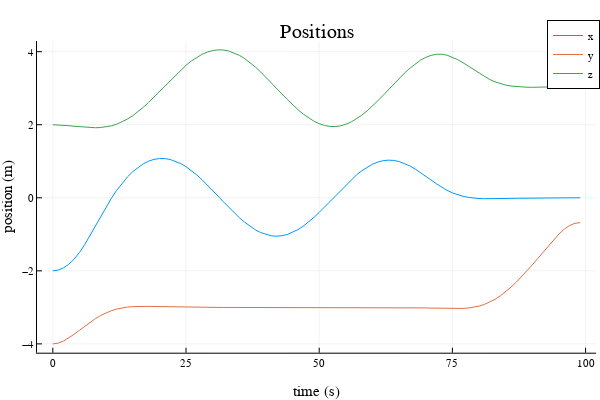
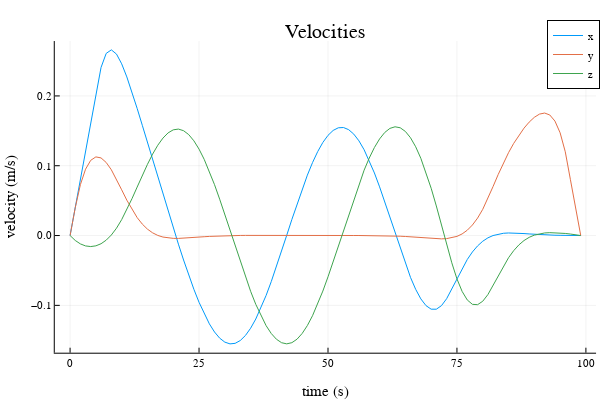
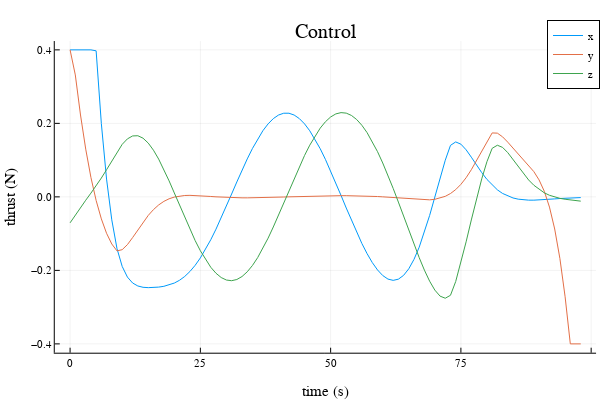

Source (notebook cell) for these figures, in order:
### Markdown cell above
## Part C: Convex Trajectory Optimization (15 pts)

Now we are going to assume that we have a perfect model (assume there is no sim to real gap), and that we have a perfect state estimate. With this, we are going to solve our control problem as a convex trajectory optimization problem. 

$$ \begin{align} \min_{x_{1:N},u_{1:N-1}} \quad & \sum_{i=1}^{N-1} \bigg[ \frac{1}{2} (x_i - x_{ref, i})^TQ(x_i - x_{ref, i}) + \frac{1}{2} u_i^TRu_i \bigg] + \frac{1}{2}(x_N- x_{ref, N})^TQ_f
(x_N- x_{ref, N})\\ 
 \text{st} \quad & x_1 = x_{\text{IC}} \\ 
 & x_{i+1} = A x_i + Bu_i \quad \text{for } i = 1,2,\ldots,N-1  \\ 
 & u_{min} \leq u_i \leq u_{max} \quad \text{for } i = 1,2,\ldots,N-1 \\
 & x_i[2] \leq x_{goal} [2]\quad \text{for } i = 1,2,\ldots,N \\ 
 & x_N = x_{goal}
 \end{align}$$
 
 Where we have an LQR cost, an initial condition constraint ($x_1 = x_{\text{IC}}$), linear dynamics constraints ($x_{i+1} = A x_i + Bu_i$), bound constraints on the control ($\leq u_i \leq u_{max}$), an ISS collision constraint ($x_i[2] \leq x_{goal} [2]$), and a terminal constraint ($x_N = x_{goal}$).  This problem is convex and we will setup and solve this with `Convex.jl`.

### Code cell
"""
Xcvx,Ucvx = convex_trajopt(A,B,X_ref,x0,xg,u_min,u_max,N)

setup and solve the above optimization problem, returning 
the solutions X and U, after first converting them to 
vectors of vectors with vec_from_mat(X.value)
"""
function convex_trajopt(A::Matrix, # discrete dynamics A 
                        B::Matrix, # discrete dynamics B 
                        X_ref::Vector{Vector{Float64}}, # reference trajectory 
                        x0::Vector, # initial condition 
                        xg::Vector, # goal state 
                        u_min::Vector, # lower bound on u 
                        u_max::Vector, # upper bound on u
                        N::Int64, # length of trajectory 
                        )::Tuple{Vector{Vector{Float64}}, Vector{Vector{Float64}}} # return Xcvx,Ucvx
    
    # get our sizes for state and control
    nx,nu = size(B)
    
    @assert size(A) == (nx, nx)
    @assert length(x0) == nx 
    @assert length(xg) == nx 
        
    # LQR cost
    Q = diagm(ones(nx))
    R = diagm(ones(nu))

    # variables we are solving for
    X = cvx.Variable(nx,N)
    U = cvx.Variable(nu,N-1)
    Xref = mat_from_vec(X_ref)
    # TODO: implement cost
    obj = 0 

    for k = 1:(N-1)
        # add stagewise cost 
        xk = X[:,k]
        uk = U[:,k]
        xrefk = Xref[:,k]
        
        obj += (0.5 * cvx.quadform(xk - xrefk,Q))
        obj += (0.5 * cvx.quadform(uk,R))
    end
    obj += (0.5 * cvx.quadform(X[:,N] - Xref[:,N],Q))

    # create problem with objective
    prob = cvx.minimize(obj)

    # TODO: add constraints with prob.constraints += 
    prob.constraints += (X[:,1] == x0)
    for k = 1:(N-1)
        # dynamics constraints 
        prob.constraints += (X[:,k+1] == A*X[:,k] + B*U[:,k])
        
        prob.constraints += (U[:,k] <= u_max)
        prob.constraints += (U[:,k] >= u_min)
        
        prob.constraints += (X[2,k] <= xg[2])
    end
    prob.constraints += (X[2,N] <= xg[2])
    prob.constraints += (X[:,N] == xg)
    
    cvx.solve!(prob, ECOS.Optimizer; silent_solver = true)

    X = X.value
    U = U.value
    
    Xcvx = vec_from_mat(X)
    Ucvx = vec_from_mat(U)
    
    return Xcvx, Ucvx
end
    
    
@testset "convex trajopt" begin 

    # create our discrete time model 
    dt = 1.0
    A,B = create_dynamics(dt)

    # get our sizes for state and control
    nx,nu = size(B)

    # initial and goal states
    x0 = [-2;-4;2;0;0;.0]
    xg = [0,-.68,3.05,0,0,0]

    # bounds on U
    u_max = 0.4*ones(3)
    u_min = -u_max

    # problem size and reference trajectory 
    N = 100 
    t_vec = 0:dt:((N-1)*dt)
    X_ref = desired_trajectory(x0,xg,N,dt) 
    
    # solve convex trajectory optimization problem 
    X_cvx, U_cvx = convex_trajopt(A,B,X_ref, x0,xg,u_min,u_max,N)
    
    X_sim = [zeros(nx) for i = 1:N]
    X_sim[1] = x0 
    for i = 1:N-1 
        X_sim[i+1] = A*X_sim[i] + B*U_cvx[i]
    end

    # -------------plotting/animation---------------------------
    Xm = mat_from_vec(X_sim)
    Um = mat_from_vec(U_cvx)
    display(plot(t_vec,Xm[1:3,:]',title = "Positions",
                 xlabel = "time (s)", ylabel = "position (m)",
                 label = ["x" "y" "z"]))
    display(plot(t_vec,Xm[4:6,:]',title = "Velocities",
            xlabel = "time (s)", ylabel = "velocity (m/s)",
                 label = ["x" "y" "z"]))
    display(plot(t_vec[1:end-1],Um',title = "Control",
            xlabel = "time (s)", ylabel = "thrust (N)",
                 label = ["x" "y" "z"]))

    
    display(animate_rendezvous(X_sim, X_ref, dt;show_reference = false))
    # -------------plotting/animation---------------------------


    @test maximum(norm.( X_sim .- X_cvx, Inf)) < 1e-3 
    @test norm(X_sim[end] - xg) < 1e-3 # goal 
    xs=[x[1] for x in X_sim]
    ys=[x[2] for x in X_sim]
    zs=[x[3] for x in X_sim]
    @test maximum(ys) <= (xg[2] + 1e-3)
    @test maximum(zs) >= 4 # check to see if you did the circle 
    @test minimum(zs) <= 2 # check to see if you did the circle 
    @test maximum(xs) >= 1 # check to see if you did the circle 
    @test maximum(norm.(U_cvx,Inf)) <= 0.4 + 1e-3 # control constraints satisfied 

end

### Figure 1 — Plotly figure (JSON) as saved in the notebook; plotly's stock layout.template omitted (floating-point values rounded to 4 significant figures)
{"data": [{"colorbar": {"len": 0.8657, "title": "", "x": 0.9934, "y": 0.5087}, "legendgroup": "x", "line": {"color": "rgba(0, 154, 250, 1.000)", "dash": "solid", "shape": "linear", "width": 1}, "mode": "lines", "name": "x", "showlegend": true, "type": "scatter", "x": [0, 1, 2, 3, 4, 5, 6, 7, 8, 9, 10, 11, 12, 13, 14, 15, 16, 17, 18, 19, 20, 21, 22, 23, 24, 25, 26, 27, 28, 29, 30, 31, 32, 33, 34, 35, 36, 37, 38, 39, 40, 41, 42, 43, 44, 45, 46, 47, 48, 49, 50, 51, 52, 53, 54, 55, 56, 57, 58, 59, 60, 61, 62, 63, 64, 65, 66, 67, 68, 69, 70, 71, 72, 73, 74, 75, 76, 77, 78, 79, 80, 81, 82, 83, 84, 85, 86, 87, 88, 89, 90, 91, 92, 93, 94, 95, 96, 97, 98, 99], "xaxis": "x", "y": [-2, -1.98, -1.92, -1.82, -1.679, -1.499, -1.278, -1.027, -0.7635, -0.5006, -0.2476, -0.01103, 0.2053, 0.3991, 0.5691, 0.7147, 0.8357, 0.9321, 1.004, 1.051, 1.074, 1.074, 1.05, 1.004, 0.9372, 0.8509, 0.747, 0.6276, 0.4952, 0.3527, 0.2028, 0.0489, -0.1059, -0.2583, -0.405, -0.5429, -0.6691, -0.7808, -0.8756, -0.9515, -1.007, -1.04, -1.051, -1.04, -1.005, -0.9494, -0.8728, -0.7774, -0.665, -0.5383, -0.3998, -0.2528, -0.1003, 0.05421, 0.2074, 0.3559, 0.4964, 0.6257, 0.7409, 0.8395, 0.9191, 0.9782, 1.015, 1.03, 1.022, 0.9923, 0.942, 0.8735, 0.7896, 0.6941, 0.5911, 0.4857, 0.3827, 0.2873, 0.2038, 0.1348, 0.08048, 0.03972, 0.01079, -0.008382, -0.01987, -0.0256, -0.02724, -0.02619, -0.02353, -0.02008, -0.01641, -0.01291, -0.009822, -0.007247, -0.005212, -0.00368, -0.002576, -0.001804, -0.001266, -0.0008706, -0.0005536, -0.0002858, -8.379e-05, 2.563e-11], "yaxis": "y"}, {"colorbar": {"len": 0.8657, "title": "", "x": 0.9934, "y": 0.5087}, "legendgroup": "y", "line": {"color": "rgba(227, 111, 71, 1.000)", "dash": "solid", "shape": "linear", "width": 1}, "mode": "lines", "name": "y", "showlegend": true, "type": "scatter", "x": [0, 1, 2, 3, 4, 5, 6, 7, 8, 9, 10, 11, 12, 13, 14, 15, 16, 17, 18, 19, 20, 21, 22, 23, 24, 25, 26, 27, 28, 29, 30, 31, 32, 33, 34, 35, 36, 37, 38, 39, 40, 41, 42, 43, 44, 45, 46, 47, 48, 49, 50, 51, 52, 53, 54, 55, 56, 57, 58, 59, 60, 61, 62, 63, 64, 65, 66, 67, 68, 69, 70, 71, 72, 73, 74, 75, 76, 77, 78, 79, 80, 81, 82, 83, 84, 85, 86, 87, 88, 89, 90, 91, 92, 93, 94, 95, 96, 97, 98, 99], "xaxis": "x", "y": [-4, -3.98, -3.924, -3.839, -3.738, -3.628, -3.516, -3.408, -3.309, -3.221, -3.148, -3.09, -3.046, -3.014, -2.993, -2.981, -2.974, -2.972, -2.973, -2.976, -2.98, -2.984, -2.988, -2.991, -2.994, -2.997, -2.999, -3.0, -3.001, -3.002, -3.002, -3.002, -3.002, -3.002, -3.002, -3.002, -3.002, -3.001, -3.001, -3.001, -3.001, -3.0, -3.0, -3.0, -3.0, -2.999, -2.999, -2.999, -2.999, -2.999, -2.999, -2.999, -2.998, -2.998, -2.998, -2.998, -2.998, -2.998, -2.998, -2.998, -2.998, -2.998, -2.999, -2.999, -3.0, -3.001, -3.003, -3.005, -3.008, -3.011, -3.015, -3.019, -3.024, -3.029, -3.032, -3.035, -3.034, -3.029, -3.018, -2.998, -2.966, -2.921, -2.86, -2.781, -2.685, -2.574, -2.449, -2.311, -2.162, -2.004, -1.838, -1.666, -1.492, -1.318, -1.149, -0.9936, -0.86, -0.76, -0.7, -0.68], "yaxis": "y"}, {"colorbar": {"len": 0.8657, "title": "", "x": 0.9934, "y": 0.5087}, "legendgroup": "z", "line": {"color": "rgba(62, 164, 78, 1.000)", "dash": "solid", "shape": "linear", "width": 1}, "mode": "lines", "name": "z", "showlegend": true, "type": "scatter", "x": [0, 1, 2, 3, 4, 5, 6, 7, 8, 9, 10, 11, 12, 13, 14, 15, 16, 17, 18, 19, 20, 21, 22, 23, 24, 25, 26, 27, 28, 29, 30, 31, 32, 33, 34, 35, 36, 37, 38, 39, 40, 41, 42, 43, 44, 45, 46, 47, 48, 49, 50, 51, 52, 53, 54, 55, 56, 57, 58, 59, 60, 61, 62, 63, 64, 65, 66, 67, 68, 69, 70, 71, 72, 73, 74, 75, 76, 77, 78, 79, 80, 81, 82, 83, 84, 85, 86, 87, 88, 89, 90, 91, 92, 93, 94, 95, 96, 97, 98, 99], "xaxis": "x", "y": [2, 1.996, 1.987, 1.974, 1.958, 1.943, 1.93, 1.921, 1.918, 1.923, 1.94, 1.97, 2.015, 2.076, 2.154, 2.248, 2.357, 2.48, 2.614, 2.758, 2.907, 3.059, 3.21, 3.358, 3.498, 3.628, 3.744, 3.845, 3.927, 3.99, 4.031, 4.049, 4.046, 4.019, 3.97, 3.901, 3.812, 3.705, 3.583, 3.448, 3.304, 3.153, 2.998, 2.844, 2.693, 2.549, 2.414, 2.292, 2.186, 2.097, 2.028, 1.979, 1.953, 1.95, 1.969, 2.011, 2.075, 2.159, 2.261, 2.38, 2.512, 2.655, 2.805, 2.96, 3.115, 3.267, 3.411, 3.545, 3.664, 3.765, 3.844, 3.899, 3.928, 3.929, 3.904, 3.853, 3.782, 3.696, 3.601, 3.502, 3.405, 3.316, 3.238, 3.174, 3.123, 3.086, 3.059, 3.041, 3.031, 3.026, 3.025, 3.027, 3.03, 3.034, 3.038, 3.042, 3.045, 3.048, 3.049, 3.05], "yaxis": "y"}], "layout": {"annotations": [{"font": {"color": "rgba(0, 0, 0, 1.000)", "family": "sans-serif", "size": 20}, "rotation": 0, "showarrow": false, "text": "Positions", "x": 0.5275, "xanchor": "center", "xref": "paper", "y": 1, "yanchor": "top", "yref": "paper"}], "height": 400, "legend": {"bgcolor": "rgba(255, 255, 255, 1.000)", "bordercolor": "rgba(0, 0, 0, 1.000)", "borderwidth": 1, "font": {"color": "rgba(0, 0, 0, 1.000)", "family": "sans-serif", "size": 11}, "title": {"font": {"color": "rgba(0, 0, 0, 1.000)", "family": "sans-serif", "size": 15}, "text": ""}, "tracegroupgap": 0, "traceorder": "normal", "x": 1, "xanchor": "auto", "y": 1, "yanchor": "auto"}, "margin": {"b": 20, "l": 0, "r": 0, "t": 20}, "paper_bgcolor": "rgba(255, 255, 255, 1.000)", "plot_bgcolor": "rgba(255, 255, 255, 1.000)", "showlegend": true, "width": 600, "xaxis": {"anchor": "y", "domain": [0.06165, 0.9934], "gridcolor": "rgba(0, 0, 0, 0.100)", "gridwidth": 0.5, "linecolor": "rgba(0, 0, 0, 1.000)", "mirror": false, "range": [-2.97, 102.0], "showgrid": true, "showline": true, "showticklabels": true, "tickangle": 0, "tickcolor": "rgb(0, 0, 0)", "tickfont": {"color": "rgba(0, 0, 0, 1.000)", "family": "sans-serif", "size": 11}, "tickmode": "array", "ticks": "inside", "ticktext": ["0", "25", "50", "75", "100"], "tickvals": [0, 25, 50, 75, 100], "title": "time (s)", "titlefont": {"color": "rgba(0, 0, 0, 1.000)", "family": "sans-serif", "size": 15}, "type": "-", "visible": true, "zeroline": false, "zerolinecolor": "rgba(0, 0, 0, 1.000)"}, "yaxis": {"anchor": "x", "domain": [0.07581, 0.9415], "gridcolor": "rgba(0, 0, 0, 0.100)", "gridwidth": 0.5, "linecolor": "rgba(0, 0, 0, 1.000)", "mirror": false, "range": [-4.241, 4.291], "showgrid": true, "showline": true, "showticklabels": true, "tickangle": 0, "tickcolor": "rgb(0, 0, 0)", "tickfont": {"color": "rgba(0, 0, 0, 1.000)", "family": "sans-serif", "size": 11}, "tickmode": "array", "ticks": "inside", "ticktext": ["−4", "−2", "0", "2", "4"], "tickvals": [-4, -2, 0, 2, 4], "title": "position (m)", "titlefont": {"color": "rgba(0, 0, 0, 1.000)", "family": "sans-serif", "size": 15}, "type": "-", "visible": true, "zeroline": false, "zerolinecolor": "rgba(0, 0, 0, 1.000)"}}}

### Figure 2 — Plotly figure (JSON) as saved in the notebook; plotly's stock layout.template omitted (floating-point values rounded to 4 significant figures)
{"data": [{"colorbar": {"len": 0.8657, "title": "", "x": 0.9934, "y": 0.5087}, "legendgroup": "x", "line": {"color": "rgba(0, 154, 250, 1.000)", "dash": "solid", "shape": "linear", "width": 1}, "mode": "lines", "name": "x", "showlegend": true, "type": "scatter", "x": [0, 1, 2, 3, 4, 5, 6, 7, 8, 9, 10, 11, 12, 13, 14, 15, 16, 17, 18, 19, 20, 21, 22, 23, 24, 25, 26, 27, 28, 29, 30, 31, 32, 33, 34, 35, 36, 37, 38, 39, 40, 41, 42, 43, 44, 45, 46, 47, 48, 49, 50, 51, 52, 53, 54, 55, 56, 57, 58, 59, 60, 61, 62, 63, 64, 65, 66, 67, 68, 69, 70, 71, 72, 73, 74, 75, 76, 77, 78, 79, 80, 81, 82, 83, 84, 85, 86, 87, 88, 89, 90, 91, 92, 93, 94, 95, 96, 97, 98, 99], "xaxis": "x", "y": [0, 0.04004, 0.08015, 0.1203, 0.1605, 0.2008, 0.2407, 0.2609, 0.266, 0.2599, 0.246, 0.2272, 0.2055, 0.1821, 0.1579, 0.1333, 0.1087, 0.084, 0.05945, 0.03511, 0.01112, -0.01233, -0.03503, -0.05669, -0.077, -0.09562, -0.1122, -0.1265, -0.1382, -0.147, -0.1527, -0.1552, -0.1544, -0.1503, -0.1431, -0.1328, -0.1196, -0.1038, -0.08582, -0.06596, -0.04468, -0.02241, 0.0003422, 0.0231, 0.04536, 0.06665, 0.0865, 0.1045, 0.1202, 0.1333, 0.1435, 0.1506, 0.1544, 0.1547, 0.1517, 0.1453, 0.1356, 0.123, 0.1075, 0.08963, 0.06975, 0.04835, 0.02599, 0.003276, -0.01912, -0.04047, -0.06003, -0.07704, -0.09072, -0.1004, -0.1055, -0.1055, -0.1004, -0.09046, -0.07646, -0.06151, -0.04717, -0.03435, -0.02352, -0.01482, -0.00815, -0.003303, 1.132e-05, 0.002095, 0.003235, 0.003684, 0.003659, 0.003335, 0.002849, 0.002303, 0.001769, 0.001296, 0.0009128, 0.0006299, 0.0004443, 0.0003394, 0.0002848, 0.0002364, 0.0001531, 2.82e-13], "yaxis": "y"}, {"colorbar": {"len": 0.8657, "title": "", "x": 0.9934, "y": 0.5087}, "legendgroup": "y", "line": {"color": "rgba(227, 111, 71, 1.000)", "dash": "solid", "shape": "linear", "width": 1}, "mode": "lines", "name": "y", "showlegend": true, "type": "scatter", "x": [0, 1, 2, 3, 4, 5, 6, 7, 8, 9, 10, 11, 12, 13, 14, 15, 16, 17, 18, 19, 20, 21, 22, 23, 24, 25, 26, 27, 28, 29, 30, 31, 32, 33, 34, 35, 36, 37, 38, 39, 40, 41, 42, 43, 44, 45, 46, 47, 48, 49, 50, 51, 52, 53, 54, 55, 56, 57, 58, 59, 60, 61, 62, 63, 64, 65, 66, 67, 68, 69, 70, 71, 72, 73, 74, 75, 76, 77, 78, 79, 80, 81, 82, 83, 84, 85, 86, 87, 88, 89, 90, 91, 92, 93, 94, 95, 96, 97, 98, 99], "xaxis": "x", "y": [0, 0.03996, 0.07301, 0.09507, 0.1078, 0.1127, 0.1112, 0.1047, 0.09419, 0.0808, 0.06555, 0.05067, 0.03721, 0.02572, 0.01639, 0.009177, 0.003873, 0.0001994, -0.002151, -0.003478, -0.004051, -0.004101, -0.003816, -0.003341, -0.002781, -0.002211, -0.001677, -0.001208, -0.0008131, -0.0004954, -0.0002493, -6.603e-05, 6.491e-05, 0.0001541, 0.0002111, 0.0002446, 0.0002613, 0.0002666, 0.0002644, 0.0002576, 0.0002479, 0.0002363, 0.0002236, 0.0002099, 0.0001955, 0.0001804, 0.0001649, 0.0001492, 0.0001338, 0.000119, 0.0001055, 9.358e-05, 8.354e-05, 7.524e-05, 6.8e-05, 6.031e-05, 4.962e-05, 3.205e-05, 2.169e-06, -4.717e-05, -0.0001249, -0.0002417, -0.0004094, -0.0006404, -0.0009461, -0.001335, -0.00181, -0.002365, -0.002979, -0.003612, -0.004194, -0.004626, -0.004762, -0.004409, -0.003323, -0.001198, 0.002322, 0.007619, 0.01507, 0.025, 0.03758, 0.05277, 0.07018, 0.08751, 0.1038, 0.1187, 0.132, 0.1437, 0.1538, 0.1625, 0.1693, 0.174, 0.1755, 0.1727, 0.164, 0.1472, 0.12, 0.08, 0.04, -5.036e-13], "yaxis": "y"}, {"colorbar": {"len": 0.8657, "title": "", "x": 0.9934, "y": 0.5087}, "legendgroup": "z", "line": {"color": "rgba(62, 164, 78, 1.000)", "dash": "solid", "shape": "linear", "width": 1}, "mode": "lines", "name": "z", "showlegend": true, "type": "scatter", "x": [0, 1, 2, 3, 4, 5, 6, 7, 8, 9, 10, 11, 12, 13, 14, 15, 16, 17, 18, 19, 20, 21, 22, 23, 24, 25, 26, 27, 28, 29, 30, 31, 32, 33, 34, 35, 36, 37, 38, 39, 40, 41, 42, 43, 44, 45, 46, 47, 48, 49, 50, 51, 52, 53, 54, 55, 56, 57, 58, 59, 60, 61, 62, 63, 64, 65, 66, 67, 68, 69, 70, 71, 72, 73, 74, 75, 76, 77, 78, 79, 80, 81, 82, 83, 84, 85, 86, 87, 88, 89, 90, 91, 92, 93, 94, 95, 96, 97, 98, 99], "xaxis": "x", "y": [0, -0.007067, -0.01198, -0.01485, -0.01577, -0.01475, -0.01174, -0.006615, 0.0007694, 0.01055, 0.02276, 0.03705, 0.05283, 0.06941, 0.08604, 0.102, 0.1166, 0.1293, 0.1396, 0.1471, 0.1514, 0.1525, 0.1502, 0.1446, 0.1357, 0.1238, 0.1091, 0.09204, 0.07288, 0.05209, 0.03014, 0.00751, -0.0153, -0.03779, -0.05946, -0.07985, -0.09851, -0.115, -0.1291, -0.1403, -0.1485, -0.1535, -0.1551, -0.1534, -0.1484, -0.1402, -0.1289, -0.1148, -0.09826, -0.07956, -0.05912, -0.03738, -0.01481, 0.008111, 0.03089, 0.05305, 0.07409, 0.09356, 0.111, 0.1261, 0.1384, 0.1476, 0.1535, 0.1558, 0.1544, 0.1491, 0.1401, 0.1272, 0.1106, 0.09069, 0.06774, 0.04237, 0.01537, -0.01221, -0.039, -0.06204, -0.08001, -0.09224, -0.09853, -0.09901, -0.09411, -0.08453, -0.07132, -0.05728, -0.04382, -0.03179, -0.02163, -0.01344, -0.007148, -0.002553, 0.0006064, 0.002606, 0.003706, 0.004133, 0.004074, 0.00367, 0.003016, 0.002172, 0.001166, -9.877e-14], "yaxis": "y"}], "layout": {"annotations": [{"font": {"color": "rgba(0, 0, 0, 1.000)", "family": "sans-serif", "size": 20}, "rotation": 0, "showarrow": false, "text": "Velocities", "x": 0.5424, "xanchor": "center", "xref": "paper", "y": 1, "yanchor": "top", "yref": "paper"}], "height": 400, "legend": {"bgcolor": "rgba(255, 255, 255, 1.000)", "bordercolor": "rgba(0, 0, 0, 1.000)", "borderwidth": 1, "font": {"color": "rgba(0, 0, 0, 1.000)", "family": "sans-serif", "size": 11}, "title": {"font": {"color": "rgba(0, 0, 0, 1.000)", "family": "sans-serif", "size": 15}, "text": ""}, "tracegroupgap": 0, "traceorder": "normal", "x": 1, "xanchor": "auto", "y": 1, "yanchor": "auto"}, "margin": {"b": 20, "l": 0, "r": 0, "t": 20}, "paper_bgcolor": "rgba(255, 255, 255, 1.000)", "plot_bgcolor": "rgba(255, 255, 255, 1.000)", "showlegend": true, "width": 600, "xaxis": {"anchor": "y", "domain": [0.09128, 0.9934], "gridcolor": "rgba(0, 0, 0, 0.100)", "gridwidth": 0.5, "linecolor": "rgba(0, 0, 0, 1.000)", "mirror": false, "range": [-2.97, 102.0], "showgrid": true, "showline": true, "showticklabels": true, "tickangle": 0, "tickcolor": "rgb(0, 0, 0)", "tickfont": {"color": "rgba(0, 0, 0, 1.000)", "family": "sans-serif", "size": 11}, "tickmode": "array", "ticks": "inside", "ticktext": ["0", "25", "50", "75", "100"], "tickvals": [0, 25, 50, 75, 100], "title": "time (s)", "titlefont": {"color": "rgba(0, 0, 0, 1.000)", "family": "sans-serif", "size": 15}, "type": "-", "visible": true, "zeroline": false, "zerolinecolor": "rgba(0, 0, 0, 1.000)"}, "yaxis": {"anchor": "x", "domain": [0.07581, 0.9415], "gridcolor": "rgba(0, 0, 0, 0.100)", "gridwidth": 0.5, "linecolor": "rgba(0, 0, 0, 1.000)", "mirror": false, "range": [-0.1678, 0.2786], "showgrid": true, "showline": true, "showticklabels": true, "tickangle": 0, "tickcolor": "rgb(0, 0, 0)", "tickfont": {"color": "rgba(0, 0, 0, 1.000)", "family": "sans-serif", "size": 11}, "tickmode": "array", "ticks": "inside", "ticktext": ["−0.1", "0.0", "0.1", "0.2"], "tickvals": [-0.1, 0, 0.1, 0.2], "title": "velocity (m/s)", "titlefont": {"color": "rgba(0, 0, 0, 1.000)", "family": "sans-serif", "size": 15}, "type": "-", "visible": true, "zeroline": false, "zerolinecolor": "rgba(0, 0, 0, 1.000)"}}}

### Figure 3 — Plotly figure (JSON) as saved in the notebook; plotly's stock layout.template omitted (floating-point values rounded to 4 significant figures)
{"data": [{"colorbar": {"len": 0.8657, "title": "", "x": 0.9934, "y": 0.5087}, "legendgroup": "x", "line": {"color": "rgba(0, 154, 250, 1.000)", "dash": "solid", "shape": "linear", "width": 1}, "mode": "lines", "name": "x", "showlegend": true, "type": "scatter", "x": [0, 1, 2, 3, 4, 5, 6, 7, 8, 9, 10, 11, 12, 13, 14, 15, 16, 17, 18, 19, 20, 21, 22, 23, 24, 25, 26, 27, 28, 29, 30, 31, 32, 33, 34, 35, 36, 37, 38, 39, 40, 41, 42, 43, 44, 45, 46, 47, 48, 49, 50, 51, 52, 53, 54, 55, 56, 57, 58, 59, 60, 61, 62, 63, 64, 65, 66, 67, 68, 69, 70, 71, 72, 73, 74, 75, 76, 77, 78, 79, 80, 81, 82, 83, 84, 85, 86, 87, 88, 89, 90, 91, 92, 93, 94, 95, 96, 97, 98], "xaxis": "x", "y": [0.4, 0.4, 0.4, 0.4, 0.4, 0.3973, 0.1993, 0.04848, -0.06241, -0.1408, -0.1892, -0.2182, -0.2343, -0.2425, -0.246, -0.247, -0.2467, -0.2455, -0.2433, -0.2398, -0.2345, -0.2269, -0.2165, -0.203, -0.1862, -0.1661, -0.1428, -0.1166, -0.08785, -0.05713, -0.02504, 0.007762, 0.04056, 0.07264, 0.1033, 0.1318, 0.1576, 0.18, 0.1986, 0.2129, 0.2227, 0.2276, 0.2276, 0.2227, 0.2129, 0.1985, 0.1798, 0.1572, 0.1311, 0.102, 0.07071, 0.03772, 0.003778, -0.0304, -0.06406, -0.09647, -0.1269, -0.1546, -0.1788, -0.1988, -0.214, -0.2236, -0.2272, -0.224, -0.2136, -0.1956, -0.17, -0.1368, -0.09664, -0.05056, -0.0004294, 0.05095, 0.0996, 0.1402, 0.1495, 0.1434, 0.1281, 0.108, 0.0866, 0.06598, 0.04749, 0.03181, 0.01913, 0.009318, 0.00208, -0.002968, -0.006228, -0.008088, -0.008893, -0.008935, -0.008451, -0.007626, -0.006607, -0.005507, -0.004424, -0.003444, -0.002653, -0.002135, -0.001965], "yaxis": "y"}, {"colorbar": {"len": 0.8657, "title": "", "x": 0.9934, "y": 0.5087}, "legendgroup": "y", "line": {"color": "rgba(227, 111, 71, 1.000)", "dash": "solid", "shape": "linear", "width": 1}, "mode": "lines", "name": "y", "showlegend": true, "type": "scatter", "x": [0, 1, 2, 3, 4, 5, 6, 7, 8, 9, 10, 11, 12, 13, 14, 15, 16, 17, 18, 19, 20, 21, 22, 23, 24, 25, 26, 27, 28, 29, 30, 31, 32, 33, 34, 35, 36, 37, 38, 39, 40, 41, 42, 43, 44, 45, 46, 47, 48, 49, 50, 51, 52, 53, 54, 55, 56, 57, 58, 59, 60, 61, 62, 63, 64, 65, 66, 67, 68, 69, 70, 71, 72, 73, 74, 75, 76, 77, 78, 79, 80, 81, 82, 83, 84, 85, 86, 87, 88, 89, 90, 91, 92, 93, 94, 95, 96, 97, 98], "xaxis": "x", "y": [0.4, 0.3318, 0.2228, 0.1299, 0.05288, -0.00976, -0.05987, -0.09906, -0.1282, -0.147, -0.1437, -0.1299, -0.1107, -0.08957, -0.06898, -0.05042, -0.03465, -0.02195, -0.01224, -0.005229, -0.0005181, 0.002335, 0.00376, 0.004147, 0.003829, 0.003079, 0.002109, 0.001074, 8.406e-05, -0.0007896, -0.001507, -0.002049, -0.002414, -0.002612, -0.002658, -0.00257, -0.00237, -0.002079, -0.001715, -0.001298, -0.0008432, -0.0003669, 0.0001177, 0.0005984, 0.001065, 0.001506, 0.001915, 0.002283, 0.002602, 0.002867, 0.003071, 0.003207, 0.00327, 0.003251, 0.003144, 0.00294, 0.002629, 0.002201, 0.001645, 0.0009512, 0.0001131, -0.0008708, -0.001992, -0.003229, -0.004537, -0.005843, -0.007037, -0.00796, -0.008395, -0.00806, -0.006601, -0.003592, 0.001451, 0.009055, 0.01976, 0.03402, 0.05209, 0.07389, 0.09882, 0.1256, 0.1518, 0.174, 0.1734, 0.1634, 0.1488, 0.1328, 0.117, 0.1018, 0.0863, 0.06867, 0.04618, 0.01536, -0.02777, -0.08743, -0.1677, -0.2719, -0.4, -0.4, -0.4], "yaxis": "y"}, {"colorbar": {"len": 0.8657, "title": "", "x": 0.9934, "y": 0.5087}, "legendgroup": "z", "line": {"color": "rgba(62, 164, 78, 1.000)", "dash": "solid", "shape": "linear", "width": 1}, "mode": "lines", "name": "z", "showlegend": true, "type": "scatter", "x": [0, 1, 2, 3, 4, 5, 6, 7, 8, 9, 10, 11, 12, 13, 14, 15, 16, 17, 18, 19, 20, 21, 22, 23, 24, 25, 26, 27, 28, 29, 30, 31, 32, 33, 34, 35, 36, 37, 38, 39, 40, 41, 42, 43, 44, 45, 46, 47, 48, 49, 50, 51, 52, 53, 54, 55, 56, 57, 58, 59, 60, 61, 62, 63, 64, 65, 66, 67, 68, 69, 70, 71, 72, 73, 74, 75, 76, 77, 78, 79, 80, 81, 82, 83, 84, 85, 86, 87, 88, 89, 90, 91, 92, 93, 94, 95, 96, 97, 98], "xaxis": "x", "y": [-0.07065, -0.04911, -0.02873, -0.00916, 0.01023, 0.03016, 0.05126, 0.07386, 0.0978, 0.1222, 0.1429, 0.1578, 0.1658, 0.1664, 0.1597, 0.1463, 0.127, 0.1028, 0.07457, 0.04354, 0.01071, -0.02288, -0.05626, -0.08854, -0.1189, -0.1466, -0.171, -0.1916, -0.2078, -0.2195, -0.2263, -0.228, -0.2248, -0.2167, -0.2038, -0.1866, -0.1652, -0.1403, -0.1123, -0.08193, -0.04977, -0.01653, 0.01706, 0.05028, 0.08242, 0.1128, 0.1407, 0.1657, 0.187, 0.2044, 0.2174, 0.2257, 0.2293, 0.2279, 0.2216, 0.2104, 0.1947, 0.1747, 0.1507, 0.123, 0.09222, 0.05874, 0.02311, -0.01411, -0.05231, -0.0908, -0.1288, -0.1654, -0.1994, -0.2294, -0.2537, -0.27, -0.2758, -0.2678, -0.2304, -0.1797, -0.1223, -0.06281, -0.004753, 0.04906, 0.0958, 0.1321, 0.1405, 0.1346, 0.1203, 0.1017, 0.08191, 0.06294, 0.04598, 0.03163, 0.02003, 0.01103, 0.004313, -0.0005524, -0.004012, -0.0065, -0.008401, -0.01003, -0.01162], "yaxis": "y"}], "layout": {"annotations": [{"font": {"color": "rgba(0, 0, 0, 1.000)", "family": "sans-serif", "size": 20}, "rotation": 0, "showarrow": false, "text": "Control", "x": 0.5424, "xanchor": "center", "xref": "paper", "y": 1, "yanchor": "top", "yref": "paper"}], "height": 400, "legend": {"bgcolor": "rgba(255, 255, 255, 1.000)", "bordercolor": "rgba(0, 0, 0, 1.000)", "borderwidth": 1, "font": {"color": "rgba(0, 0, 0, 1.000)", "family": "sans-serif", "size": 11}, "title": {"font": {"color": "rgba(0, 0, 0, 1.000)", "family": "sans-serif", "size": 15}, "text": ""}, "tracegroupgap": 0, "traceorder": "normal", "x": 1, "xanchor": "auto", "y": 1, "yanchor": "auto"}, "margin": {"b": 20, "l": 0, "r": 0, "t": 20}, "paper_bgcolor": "rgba(255, 255, 255, 1.000)", "plot_bgcolor": "rgba(255, 255, 255, 1.000)", "showlegend": true, "width": 600, "xaxis": {"anchor": "y", "domain": [0.09128, 0.9934], "gridcolor": "rgba(0, 0, 0, 0.100)", "gridwidth": 0.5, "linecolor": "rgba(0, 0, 0, 1.000)", "mirror": false, "range": [-2.94, 100.9], "showgrid": true, "showline": true, "showticklabels": true, "tickangle": 0, "tickcolor": "rgb(0, 0, 0)", "tickfont": {"color": "rgba(0, 0, 0, 1.000)", "family": "sans-serif", "size": 11}, "tickmode": "array", "ticks": "inside", "ticktext": ["0", "25", "50", "75", "100"], "tickvals": [0, 25, 50, 75, 100], "title": "time (s)", "titlefont": {"color": "rgba(0, 0, 0, 1.000)", "family": "sans-serif", "size": 15}, "type": "-", "visible": true, "zeroline": false, "zerolinecolor": "rgba(0, 0, 0, 1.000)"}, "yaxis": {"anchor": "x", "domain": [0.07581, 0.9415], "gridcolor": "rgba(0, 0, 0, 0.100)", "gridwidth": 0.5, "linecolor": "rgba(0, 0, 0, 1.000)", "mirror": false, "range": [-0.424, 0.424], "showgrid": true, "showline": true, "showticklabels": true, "tickangle": 0, "tickcolor": "rgb(0, 0, 0)", "tickfont": {"color": "rgba(0, 0, 0, 1.000)", "family": "sans-serif", "size": 11}, "tickmode": "array", "ticks": "inside", "ticktext": ["−0.4", "−0.2", "0.0", "0.2", "0.4"], "tickvals": [-0.4, -0.2, 0, 0.2, 0.4], "title": "thrust (N)", "titlefont": {"color": "rgba(0, 0, 0, 1.000)", "family": "sans-serif", "size": 15}, "type": "-", "visible": true, "zeroline": false, "zerolinecolor": "rgba(0, 0, 0, 1.000)"}}}
